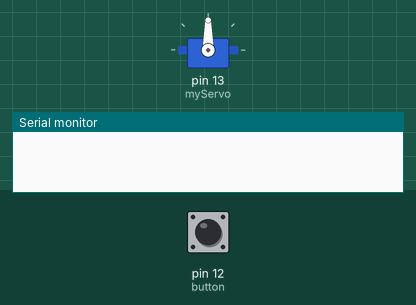
The sketch below on a simulated Arduino Uno, built with avr-gcc and run on an emulated ATmega328P. Parts: servo, the last lines printed to the serial monitor. Inputs (shaded band) come from the test bench; at power-on: pin 12 (button) LOW.

Above: at 1.2 s.
1.3 s: pin 12 (button) pulled HIGH for 3.2 s
At 3.2 s:
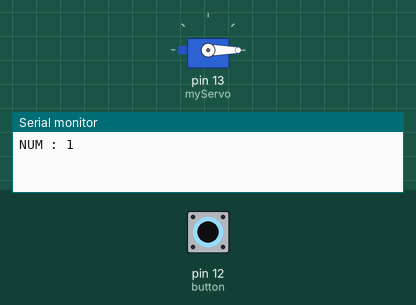
At 4.3 s:
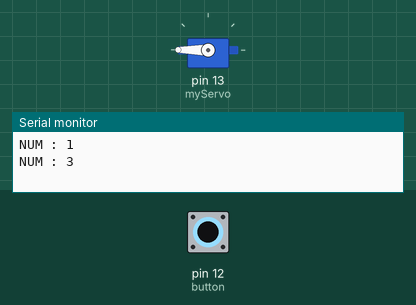
Timing chart, 0 to 6.2 s (numbered marks = the images above; inputs shaded):
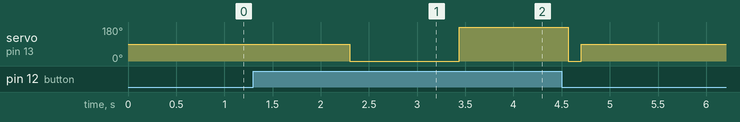

Measured:
- after the input at 1.3 s, servo on pin 13 (myServo): 90° → 0° after 1.0 s, → 180° 1.1 s later, → 0° 1.1 s later, → 90° 0.14 s later

The sketch:

jookJukkkk.ino
```cpp
#include <Servo.h>
Servo myServo;
int button = 12 ;
int val = 0 ;
int a=0;
bool i = true;
void setup() {
  pinMode(button, INPUT);
   Serial.begin(9600);
    myServo.attach(13);

}
void but(){
  val = digitalRead(button);
  if(val == HIGH){
    a++ ;
    delay(1000);
    Serial.print("NUM : ");
    Serial.println(a);
  }
}

void loop(){
  but();
  if(i == true){
    if(a%2 != 0){
      myServo.write(0);
      delay(135);
      a++;
      i = false;
     }
    else myServo.write(90);
  }
  else{
    if(a%2 != 0){
      myServo.write(180);
      delay(135);
      a++;
      i = true;
     }
    else myServo.write(90);
  }


}
```
